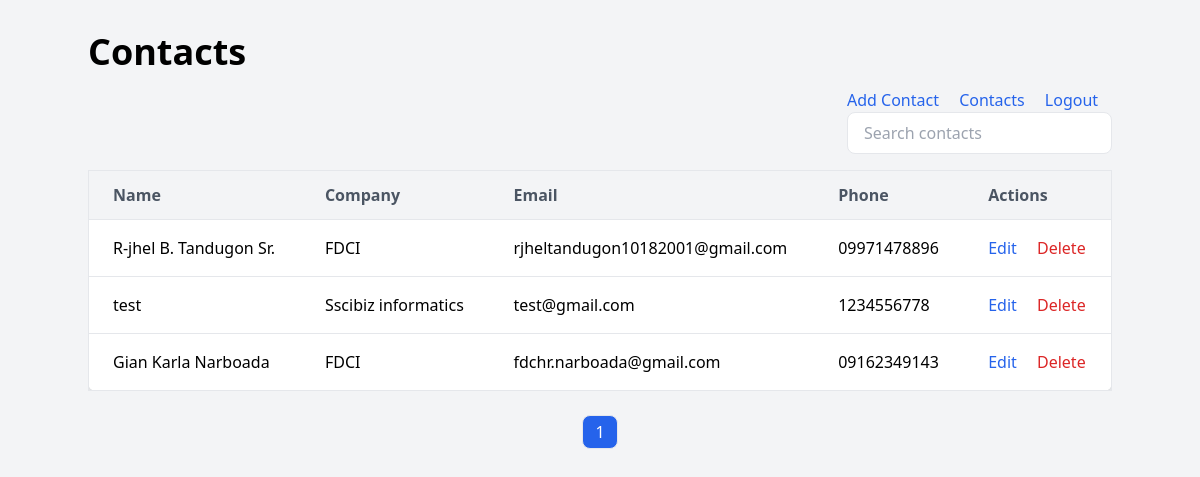
The app's page /contacts.php (signed in) with its own data.
### tables this page shows
CREATE TABLE `contacts` (
  `id` int(11) NOT NULL,
  `user_id` varchar(20) DEFAULT NULL,
  `name` varchar(100) DEFAULT NULL,
  `company` varchar(100) DEFAULT NULL,
  `email` varchar(50) DEFAULT NULL,
  `phone` varchar(20) DEFAULT NULL,
  `created_at` timestamp NULL DEFAULT NULL
);

### contacts.php (the view, shortened to what this page needs)
<!DOCTYPE html>
<html lang="en">
<head>
    <link href="https://cdn.jsdelivr.net/npm/tailwindcss@2.2.19/dist/tailwind.min.css" rel="stylesheet">
</head>
<body class="bg-gray-100">
    <?php
    include 'db.php';
    $user_id = $_SESSION['user_id'];
    $limit = 10;
    $page = isset($_GET['page']) ? $_GET['page'] : 1;
    $start = ($page - 1) * $limit;
    $result = $conn->query("SELECT * FROM contacts WHERE user_id = $user_id LIMIT $start, $limit");
    $total_contacts = $conn->query("SELECT COUNT(*) FROM contacts WHERE user_id = $user_id")->fetch_row()[0];
    $total_pages = ceil($total_contacts / $limit);
    ?>
    <div class="container mx-auto py-8">
        <h1 class="font-bold text-4xl mb-4">Contacts</h1>
        <div class="grid grid-2 justify-end mb-4">
            <div class="space-x-4">
                <a href="add_contact.php" class="text-blue-600 hover:underline">Add Contact</a>
                <a href="#" class="text-blue-600 hover:underline active:text-blue-800">Contacts</a>
                <a href="logout.php" class="text-blue-600 hover:underline">Logout</a>
            </div>
            <input type="text" id="search" placeholder="Search contacts" class="w-full max-w-xs px-4 py-2 border rounded-lg focus:outline-none focus:ring-2 focus:ring-blue-600">
        </div>
        <div class="overflow-x-auto">
            <table class="min-w-full bg-white border border-gray-200 rounded-lg shadow-md">
                <thead>
                    <tr class="bg-gray-100 border-b">
                        <th class="px-6 py-3 text-left text-gray-600 font-semibold">Name</th>
                        <th class="px-6 py-3 text-left text-gray-600 font-semibold">Company</th>
                        <th class="px-6 py-3 text-left text-gray-600 font-semibold">Email</th>
                        <th class="px-6 py-3 text-left text-gray-600 font-semibold">Phone</th>
                        <th class="px-6 py-3 text-left text-gray-600 font-semibold">Actions</th>
                    </tr>
                </thead>
                <tbody id="contacts">
                    <?php while ($row = $result->fetch_assoc()): ?>
                        <tr class="border-b">
                            <td class="px-6 py-4"><?= htmlspecialchars($row['name']) ?></td>
                            <td class="px-6 py-4"><?= htmlspecialchars($row['company']) ?></td>
                            <td class="px-6 py-4"><?= htmlspecialchars($row['email']) ?></td>
                            <td class="px-6 py-4"><?= htmlspecialchars($row['phone']) ?></td>
                            <td class="px-6 py-4">
                                <a href="edit_contact.php?id=<?= $row['id'] ?>" class="text-blue-600 hover:underline">Edit</a>
                                <a href="#" class="text-red-600 hover:underline ml-4" onclick="confirmDelete(<?= $row['id'] ?>)">Delete</a>
                            </td>
                        </tr>
                    <?php endwhile; ?>
                </tbody>
            </table>
        </div>
        <div id="pagination" class="flex justify-center mt-6">
            <?php for ($i = 1; $i <= $total_pages; $i++): ?>
                <a href='contacts.php?page=<?= $i ?>' class="mx-1 px-3 py-1 border rounded-lg <?= $i == $page ? 'bg-blue-600 text-white' : 'bg-white' ?>"><?= $i ?></a>
            <?php endfor; ?>
        </div>
    </div>
</body>
</html>

### records on screen
contacts: name "R-jhel B. Tandugon Sr.", company "FDCI", email "rjheltandugon10182001@gmail.com", phone "09971478896"
contacts: name "test", company "Sscibiz informatics", email "test@gmail.com", phone "1234556778"
contacts: name "Gian Karla Narboada", company "FDCI", email "fdchr.narboada@gmail.com", phone "09162349143"
